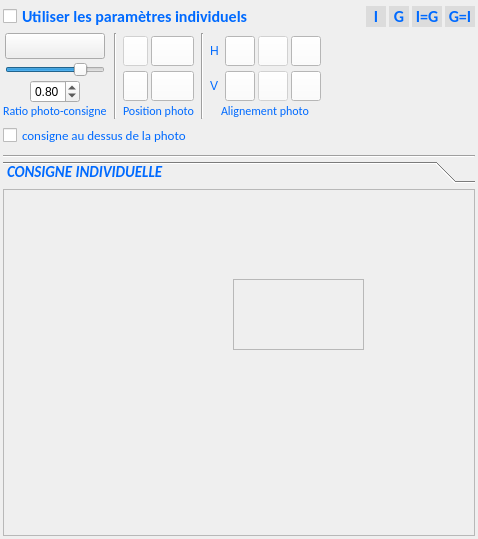
<?xml version="1.0" encoding="UTF-8"?>
<ui version="4.0">
 <class>IndividualConsignW</class>
 <widget class="QWidget" name="IndividualConsignW">
  <property name="geometry">
   <rect>
    <x>0</x>
    <y>0</y>
    <width>478</width>
    <height>539</height>
   </rect>
  </property>
  <property name="windowTitle">
   <string>Form</string>
  </property>
  <layout class="QVBoxLayout" name="verticalLayout">
   <property name="spacing">
    <number>3</number>
   </property>
   <property name="leftMargin">
    <number>3</number>
   </property>
   <property name="topMargin">
    <number>3</number>
   </property>
   <property name="rightMargin">
    <number>3</number>
   </property>
   <property name="bottomMargin">
    <number>3</number>
   </property>
   <item>
    <layout class="QHBoxLayout" name="hlEnableIndividualConsign">
     <item alignment="Qt::AlignHCenter">
      <widget class="QCheckBox" name="cbEnableIndividualConsign">
       <property name="minimumSize">
        <size>
         <width>150</width>
         <height>0</height>
        </size>
       </property>
       <property name="toolTip">
        <string>Utiliser les paramètres définis ci-dessous pour cet ensemble</string>
       </property>
       <property name="styleSheet">
        <string notr="true">QWidget {
  
	color : rgb(0,106,255);
    font:  bold 12pt Calibri;


 }
</string>
       </property>
       <property name="text">
        <string>Utiliser les paramètres individuels</string>
       </property>
      </widget>
     </item>
     <item>
      <spacer name="horizontalSpacer_2">
       <property name="orientation">
        <enum>Qt::Horizontal</enum>
       </property>
       <property name="sizeHint" stdset="0">
        <size>
         <width>40</width>
         <height>20</height>
        </size>
       </property>
      </spacer>
     </item>
     <item>
      <widget class="QPushButton" name="pbAllIndividualParameters">
       <property name="minimumSize">
        <size>
         <width>20</width>
         <height>0</height>
        </size>
       </property>
       <property name="toolTip">
        <string>Utiliser les paramètres individuels pour tous les ensembles</string>
       </property>
       <property name="styleSheet">
        <string notr="true">QPushButton {
      font:  bold 12pt Calibri;  

	border-style: outset;

    background-color:  rgb(220,220,220);

 }

QPushButton::enabled {
	color : rgb(0,106,255);
 }
 
 
 QPushButton:pressed {
 background-color: white;
     background-color: qlineargradient(x1: 0, y1: 0, x2: 0, y2: 1,
                                       stop: 0 #f6f7fa, stop: 1 #dadbde);

 }
 


QPushButton:hover:!pressed
{
     background-color: qlineargradient(x1: 0, y1: 0, x2: 0, y2: 1,
                                       stop: 0 #dadbde, stop: 1 #f6f7fa);
}</string>
       </property>
       <property name="text">
        <string>I</string>
       </property>
      </widget>
     </item>
     <item>
      <widget class="QPushButton" name="pbAllGlobalParameters">
       <property name="minimumSize">
        <size>
         <width>20</width>
         <height>0</height>
        </size>
       </property>
       <property name="toolTip">
        <string>Utiliser les paramètres globaux pour tous les ensembles</string>
       </property>
       <property name="styleSheet">
        <string notr="true">QPushButton {
      font: bold 12pt Calibri;  

	border-style: outset;

    background-color:  rgb(220,220,220);

 }

QPushButton::enabled {
	color : rgb(0,106,255);
 }
 
 
 QPushButton:pressed {
 background-color: white;
     background-color: qlineargradient(x1: 0, y1: 0, x2: 0, y2: 1,
                                       stop: 0 #f6f7fa, stop: 1 #dadbde);

 }
 


QPushButton:hover:!pressed
{
     background-color: qlineargradient(x1: 0, y1: 0, x2: 0, y2: 1,
                                       stop: 0 #dadbde, stop: 1 #f6f7fa);
}</string>
       </property>
       <property name="text">
        <string>G</string>
       </property>
      </widget>
     </item>
     <item>
      <widget class="QPushButton" name="pbCopyGlobalToIndividuals">
       <property name="minimumSize">
        <size>
         <width>30</width>
         <height>0</height>
        </size>
       </property>
       <property name="toolTip">
        <string>Initialiser tous les ensembles individuels avec le paramètre global</string>
       </property>
       <property name="styleSheet">
        <string notr="true">QPushButton {
      font:  bold 12pt Calibri;  

	border-style: outset;

    background-color:  rgb(220,220,220);

 }

QPushButton::enabled {
	color : rgb(0,106,255);
 }
 
 
 QPushButton:pressed {
 background-color: white;
     background-color: qlineargradient(x1: 0, y1: 0, x2: 0, y2: 1,
                                       stop: 0 #f6f7fa, stop: 1 #dadbde);

 }
 


QPushButton:hover:!pressed
{
     background-color: qlineargradient(x1: 0, y1: 0, x2: 0, y2: 1,
                                       stop: 0 #dadbde, stop: 1 #f6f7fa);
}</string>
       </property>
       <property name="text">
        <string>I=G</string>
       </property>
      </widget>
     </item>
     <item>
      <widget class="QPushButton" name="pbCopyIndividualToGlobal">
       <property name="minimumSize">
        <size>
         <width>30</width>
         <height>0</height>
        </size>
       </property>
       <property name="toolTip">
        <string>Initialiser le paramètre global avec le paramètre individuel courant</string>
       </property>
       <property name="styleSheet">
        <string notr="true">QPushButton {
      font:  bold 12pt Calibri;  

	border-style: outset;

    background-color:  rgb(220,220,220);

 }

QPushButton::enabled {
	color : rgb(0,106,255);
 }
 
 
 QPushButton:pressed {
 background-color: white;
     background-color: qlineargradient(x1: 0, y1: 0, x2: 0, y2: 1,
                                       stop: 0 #f6f7fa, stop: 1 #dadbde);

 }
 


QPushButton:hover:!pressed
{
     background-color: qlineargradient(x1: 0, y1: 0, x2: 0, y2: 1,
                                       stop: 0 #dadbde, stop: 1 #f6f7fa);
}</string>
       </property>
       <property name="text">
        <string>G=I</string>
       </property>
      </widget>
     </item>
    </layout>
   </item>
   <item>
    <widget class="QWidget" name="wTop" native="true">
     <property name="enabled">
      <bool>true</bool>
     </property>
     <property name="minimumSize">
      <size>
       <width>0</width>
       <height>100</height>
      </size>
     </property>
     <layout class="QGridLayout" name="gridLayout">
      <property name="leftMargin">
       <number>0</number>
      </property>
      <property name="topMargin">
       <number>0</number>
      </property>
      <property name="rightMargin">
       <number>0</number>
      </property>
      <property name="bottomMargin">
       <number>0</number>
      </property>
      <property name="spacing">
       <number>0</number>
      </property>
      <item row="0" column="0">
       <layout class="QGridLayout" name="glTop">
        <property name="horizontalSpacing">
         <number>3</number>
        </property>
        <item row="4" column="1" colspan="9">
         <widget class="QCheckBox" name="cbWriteOnPhoto">
          <property name="toolTip">
           <string>Ecrire la consigne par dessus la photo pour cet ensemble</string>
          </property>
          <property name="styleSheet">
           <string notr="true">QWidget{  

    font:  10pt Calibri;
 }

QWidget::enabled {

	color : rgb(0,106,255);
}</string>
          </property>
          <property name="text">
           <string>consigne au dessus de la photo</string>
          </property>
         </widget>
        </item>
        <item row="0" column="9">
         <widget class="QPushButton" name="pbImageAligmentRight">
          <property name="minimumSize">
           <size>
            <width>30</width>
            <height>30</height>
           </size>
          </property>
          <property name="maximumSize">
           <size>
            <width>30</width>
            <height>30</height>
           </size>
          </property>
          <property name="toolTip">
           <string>Alignement horizontal de la photo vers la droite pour cet ensemble</string>
          </property>
          <property name="styleSheet">
           <string notr="true">QPushButton {
  

 background-color: white;

 }
 
 QPushButton:pressed {
 background-color: white;
     background-color: qlineargradient(x1: 0, y1: 0, x2: 0, y2: 1,
                                       stop: 0 #f6f7fa, stop: 1 #dadbde);

 }
 


QPushButton:hover:!pressed
{
     background-color: qlineargradient(x1: 0, y1: 0, x2: 0, y2: 1,
                                       stop: 0 #dadbde, stop: 1 #f6f7fa);
}</string>
          </property>
          <property name="text">
           <string/>
          </property>
          <property name="icon">
           <iconset resource="../resources.qrc">
            <normaloff>:/images/photoAlignRight</normaloff>:/images/photoAlignRight</iconset>
          </property>
          <property name="iconSize">
           <size>
            <width>30</width>
            <height>30</height>
           </size>
          </property>
         </widget>
        </item>
        <item row="0" column="4">
         <widget class="QPushButton" name="pbConsignLeft">
          <property name="enabled">
           <bool>true</bool>
          </property>
          <property name="maximumSize">
           <size>
            <width>50</width>
            <height>30</height>
           </size>
          </property>
          <property name="toolTip">
           <string>Positionner la consigne vers la gauche pour cet ensemble</string>
          </property>
          <property name="styleSheet">
           <string notr="true">QPushButton {
  

 background-color: white;

 }
 
 QPushButton:pressed {
 background-color: white;
     background-color: qlineargradient(x1: 0, y1: 0, x2: 0, y2: 1,
                                       stop: 0 #f6f7fa, stop: 1 #dadbde);

 }
 


QPushButton:hover:!pressed
{
     background-color: qlineargradient(x1: 0, y1: 0, x2: 0, y2: 1,
                                       stop: 0 #dadbde, stop: 1 #f6f7fa);
}</string>
          </property>
          <property name="text">
           <string/>
          </property>
          <property name="icon">
           <iconset resource="../resources.qrc">
            <normaloff>:/images/textLeft</normaloff>:/images/textLeft</iconset>
          </property>
          <property name="iconSize">
           <size>
            <width>50</width>
            <height>30</height>
           </size>
          </property>
         </widget>
        </item>
        <item row="2" column="1">
         <widget class="QLabel" name="laRatioPC">
          <property name="toolTip">
           <string/>
          </property>
          <property name="styleSheet">
           <string notr="true">QWidget{  

    font:  9pt Calibri;
 }

QWidget::enabled {

	color : rgb(0,106,255);
}</string>
          </property>
          <property name="text">
           <string>Ratio photo-consigne</string>
          </property>
         </widget>
        </item>
        <item row="0" column="5" rowspan="3">
         <widget class="Line" name="line_2">
          <property name="minimumSize">
           <size>
            <width>10</width>
            <height>0</height>
           </size>
          </property>
          <property name="orientation">
           <enum>Qt::Vertical</enum>
          </property>
         </widget>
        </item>
        <item row="1" column="6">
         <widget class="QLabel" name="label_8">
          <property name="styleSheet">
           <string notr="true">QWidget::enabled {
  
	color : rgb(0,106,255);

 }


</string>
          </property>
          <property name="text">
           <string>V</string>
          </property>
         </widget>
        </item>
        <item row="0" column="8">
         <widget class="QPushButton" name="pbImageAligmentHMiddle">
          <property name="enabled">
           <bool>false</bool>
          </property>
          <property name="minimumSize">
           <size>
            <width>30</width>
            <height>30</height>
           </size>
          </property>
          <property name="maximumSize">
           <size>
            <width>30</width>
            <height>30</height>
           </size>
          </property>
          <property name="toolTip">
           <string>Alignement horizontal de la photo vers le centre pour cet ensemble</string>
          </property>
          <property name="styleSheet">
           <string notr="true">QPushButton {
  

 background-color: white;

 }
 
 QPushButton:pressed {
 background-color: white;
     background-color: qlineargradient(x1: 0, y1: 0, x2: 0, y2: 1,
                                       stop: 0 #f6f7fa, stop: 1 #dadbde);

 }
 


QPushButton:hover:!pressed
{
     background-color: qlineargradient(x1: 0, y1: 0, x2: 0, y2: 1,
                                       stop: 0 #dadbde, stop: 1 #f6f7fa);
}</string>
          </property>
          <property name="text">
           <string/>
          </property>
          <property name="icon">
           <iconset resource="../resources.qrc">
            <normaloff>:/images/photoAlignHMiddle</normaloff>:/images/photoAlignHMiddle</iconset>
          </property>
          <property name="iconSize">
           <size>
            <width>30</width>
            <height>30</height>
           </size>
          </property>
         </widget>
        </item>
        <item row="0" column="2" rowspan="3">
         <widget class="Line" name="line_3">
          <property name="minimumSize">
           <size>
            <width>10</width>
            <height>0</height>
           </size>
          </property>
          <property name="orientation">
           <enum>Qt::Vertical</enum>
          </property>
         </widget>
        </item>
        <item row="2" column="3" colspan="2" alignment="Qt::AlignHCenter">
         <widget class="QLabel" name="laPosConsign">
          <property name="styleSheet">
           <string notr="true">QWidget{  

    font:  9pt Calibri;
 }

QWidget::enabled {

	color : rgb(0,106,255);
}</string>
          </property>
          <property name="text">
           <string>Position photo</string>
          </property>
         </widget>
        </item>
        <item row="2" column="6" colspan="4" alignment="Qt::AlignHCenter">
         <widget class="QLabel" name="label">
          <property name="styleSheet">
           <string notr="true">QWidget{  

    font:  9pt Calibri;
 }

QWidget::enabled {

	color : rgb(0,106,255);
}</string>
          </property>
          <property name="text">
           <string>Alignement photo</string>
          </property>
         </widget>
        </item>
        <item row="0" column="7">
         <widget class="QPushButton" name="pbImageAligmentLeft">
          <property name="enabled">
           <bool>true</bool>
          </property>
          <property name="minimumSize">
           <size>
            <width>30</width>
            <height>30</height>
           </size>
          </property>
          <property name="maximumSize">
           <size>
            <width>30</width>
            <height>30</height>
           </size>
          </property>
          <property name="toolTip">
           <string>Alignement horizontal de la photo vers la gauche pour cet ensemble</string>
          </property>
          <property name="styleSheet">
           <string notr="true">QPushButton {
  

 background-color: white;

 }
 
 QPushButton:pressed {
 background-color: white;
     background-color: qlineargradient(x1: 0, y1: 0, x2: 0, y2: 1,
                                       stop: 0 #f6f7fa, stop: 1 #dadbde);

 }
 


QPushButton:hover:!pressed
{
     background-color: qlineargradient(x1: 0, y1: 0, x2: 0, y2: 1,
                                       stop: 0 #dadbde, stop: 1 #f6f7fa);
}</string>
          </property>
          <property name="text">
           <string/>
          </property>
          <property name="icon">
           <iconset resource="../resources.qrc">
            <normaloff>:/images/photoAlignLeft</normaloff>:/images/photoAlignLeft</iconset>
          </property>
          <property name="iconSize">
           <size>
            <width>30</width>
            <height>30</height>
           </size>
          </property>
         </widget>
        </item>
        <item row="0" column="1" rowspan="2">
         <layout class="QVBoxLayout" name="verticalLayout_2">
          <property name="spacing">
           <number>3</number>
          </property>
          <item alignment="Qt::AlignHCenter">
           <widget class="QPushButton" name="pbRatioPhotoTexte">
            <property name="minimumSize">
             <size>
              <width>100</width>
              <height>26</height>
             </size>
            </property>
            <property name="maximumSize">
             <size>
              <width>100</width>
              <height>25</height>
             </size>
            </property>
            <property name="text">
             <string/>
            </property>
            <property name="icon">
             <iconset resource="../resources.qrc">
              <normaloff>:/images/ratio</normaloff>:/images/ratio</iconset>
            </property>
            <property name="iconSize">
             <size>
              <width>100</width>
              <height>60</height>
             </size>
            </property>
           </widget>
          </item>
          <item alignment="Qt::AlignHCenter">
           <widget class="QSlider" name="hsRatioPC">
            <property name="minimumSize">
             <size>
              <width>100</width>
              <height>0</height>
             </size>
            </property>
            <property name="maximumSize">
             <size>
              <width>100</width>
              <height>16777215</height>
             </size>
            </property>
            <property name="toolTip">
             <string>Ratio de l'espace entre la photo et la consigne pour cet ensemble</string>
            </property>
            <property name="maximum">
             <number>1000</number>
            </property>
            <property name="value">
             <number>800</number>
            </property>
            <property name="orientation">
             <enum>Qt::Horizontal</enum>
            </property>
           </widget>
          </item>
          <item alignment="Qt::AlignHCenter">
           <widget class="QDoubleSpinBox" name="dsbRatioPC">
            <property name="maximumSize">
             <size>
              <width>50</width>
              <height>16777215</height>
             </size>
            </property>
            <property name="toolTip">
             <string>Ratio de l'espace entre la photo et la consigne pour cet ensemble</string>
            </property>
            <property name="maximum">
             <double>1.000000000000000</double>
            </property>
            <property name="singleStep">
             <double>0.010000000000000</double>
            </property>
            <property name="value">
             <double>0.800000000000000</double>
            </property>
           </widget>
          </item>
         </layout>
        </item>
        <item row="1" column="9">
         <widget class="QPushButton" name="pbImageAligmentTop">
          <property name="minimumSize">
           <size>
            <width>30</width>
            <height>30</height>
           </size>
          </property>
          <property name="maximumSize">
           <size>
            <width>30</width>
            <height>30</height>
           </size>
          </property>
          <property name="toolTip">
           <string>Alignement vertical de la photo vers le haut pour cet ensemble</string>
          </property>
          <property name="styleSheet">
           <string notr="true">QPushButton {
  

 background-color: white;

 }
 
 QPushButton:pressed {
 background-color: white;
     background-color: qlineargradient(x1: 0, y1: 0, x2: 0, y2: 1,
                                       stop: 0 #f6f7fa, stop: 1 #dadbde);

 }
 


QPushButton:hover:!pressed
{
     background-color: qlineargradient(x1: 0, y1: 0, x2: 0, y2: 1,
                                       stop: 0 #dadbde, stop: 1 #f6f7fa);
}</string>
          </property>
          <property name="text">
           <string/>
          </property>
          <property name="icon">
           <iconset resource="../resources.qrc">
            <normaloff>:/images/photoAlignTop</normaloff>:/images/photoAlignTop</iconset>
          </property>
          <property name="iconSize">
           <size>
            <width>30</width>
            <height>30</height>
           </size>
          </property>
         </widget>
        </item>
        <item row="5" column="1">
         <widget class="QLabel" name="label_2">
          <property name="maximumSize">
           <size>
            <width>16777215</width>
            <height>5</height>
           </size>
          </property>
          <property name="text">
           <string/>
          </property>
         </widget>
        </item>
        <item row="1" column="4">
         <widget class="QPushButton" name="pbConsignRight">
          <property name="enabled">
           <bool>true</bool>
          </property>
          <property name="maximumSize">
           <size>
            <width>50</width>
            <height>30</height>
           </size>
          </property>
          <property name="toolTip">
           <string>Positionner la consigne vers la droite pour cet ensemble</string>
          </property>
          <property name="styleSheet">
           <string notr="true">QPushButton {
  

 background-color: white;

 }
 
 QPushButton:pressed {
 background-color: white;
     background-color: qlineargradient(x1: 0, y1: 0, x2: 0, y2: 1,
                                       stop: 0 #f6f7fa, stop: 1 #dadbde);

 }
 


QPushButton:hover:!pressed
{
     background-color: qlineargradient(x1: 0, y1: 0, x2: 0, y2: 1,
                                       stop: 0 #dadbde, stop: 1 #f6f7fa);
}</string>
          </property>
          <property name="text">
           <string/>
          </property>
          <property name="icon">
           <iconset resource="../resources.qrc">
            <normaloff>:/images/textRight</normaloff>:/images/textRight</iconset>
          </property>
          <property name="iconSize">
           <size>
            <width>50</width>
            <height>30</height>
           </size>
          </property>
         </widget>
        </item>
        <item row="1" column="8">
         <widget class="QPushButton" name="pbImageAligmentVMiddle">
          <property name="enabled">
           <bool>false</bool>
          </property>
          <property name="minimumSize">
           <size>
            <width>30</width>
            <height>30</height>
           </size>
          </property>
          <property name="maximumSize">
           <size>
            <width>30</width>
            <height>30</height>
           </size>
          </property>
          <property name="toolTip">
           <string>Alignement vertical de la photo au centre pour cet ensemble</string>
          </property>
          <property name="styleSheet">
           <string notr="true">QPushButton {
  

 background-color: white;

 }
 
 QPushButton:pressed {
 background-color: white;
     background-color: qlineargradient(x1: 0, y1: 0, x2: 0, y2: 1,
                                       stop: 0 #f6f7fa, stop: 1 #dadbde);

 }
 


QPushButton:hover:!pressed
{
     background-color: qlineargradient(x1: 0, y1: 0, x2: 0, y2: 1,
                                       stop: 0 #dadbde, stop: 1 #f6f7fa);
}</string>
          </property>
          <property name="text">
           <string/>
          </property>
          <property name="icon">
           <iconset resource="../resources.qrc">
            <normaloff>:/images/photoAlignVMiddle</normaloff>:/images/photoAlignVMiddle</iconset>
          </property>
          <property name="iconSize">
           <size>
            <width>30</width>
            <height>30</height>
           </size>
          </property>
         </widget>
        </item>
        <item row="1" column="7">
         <widget class="QPushButton" name="pbImageAligmentBottom">
          <property name="minimumSize">
           <size>
            <width>30</width>
            <height>30</height>
           </size>
          </property>
          <property name="maximumSize">
           <size>
            <width>30</width>
            <height>30</height>
           </size>
          </property>
          <property name="toolTip">
           <string>Alignement vertical de la photo vers le bas pour cet ensemble</string>
          </property>
          <property name="styleSheet">
           <string notr="true">QPushButton {
  

 background-color: white;

 }
 
 QPushButton:pressed {
 background-color: white;
     background-color: qlineargradient(x1: 0, y1: 0, x2: 0, y2: 1,
                                       stop: 0 #f6f7fa, stop: 1 #dadbde);

 }
 


QPushButton:hover:!pressed
{
     background-color: qlineargradient(x1: 0, y1: 0, x2: 0, y2: 1,
                                       stop: 0 #dadbde, stop: 1 #f6f7fa);
}</string>
          </property>
          <property name="text">
           <string/>
          </property>
          <property name="icon">
           <iconset resource="../resources.qrc">
            <normaloff>:/images/photoAlignBottom</normaloff>:/images/photoAlignBottom</iconset>
          </property>
          <property name="iconSize">
           <size>
            <width>30</width>
            <height>30</height>
           </size>
          </property>
         </widget>
        </item>
        <item row="1" column="3">
         <widget class="QPushButton" name="pbConsignBottom">
          <property name="minimumSize">
           <size>
            <width>0</width>
            <height>0</height>
           </size>
          </property>
          <property name="maximumSize">
           <size>
            <width>25</width>
            <height>30</height>
           </size>
          </property>
          <property name="toolTip">
           <string>Positionner la consigne vers le bas pour cet ensemble</string>
          </property>
          <property name="styleSheet">
           <string notr="true">QPushButton {
  

 background-color: white;

 }
 
 QPushButton:pressed {
 background-color: white;
     background-color: qlineargradient(x1: 0, y1: 0, x2: 0, y2: 1,
                                       stop: 0 #f6f7fa, stop: 1 #dadbde);

 }
 


QPushButton:hover:!pressed
{
     background-color: qlineargradient(x1: 0, y1: 0, x2: 0, y2: 1,
                                       stop: 0 #dadbde, stop: 1 #f6f7fa);
}</string>
          </property>
          <property name="text">
           <string/>
          </property>
          <property name="icon">
           <iconset resource="../resources.qrc">
            <normaloff>:/images/textBottom</normaloff>:/images/textBottom</iconset>
          </property>
          <property name="iconSize">
           <size>
            <width>25</width>
            <height>30</height>
           </size>
          </property>
         </widget>
        </item>
        <item row="0" column="3">
         <widget class="QPushButton" name="pbConsignTop">
          <property name="enabled">
           <bool>false</bool>
          </property>
          <property name="minimumSize">
           <size>
            <width>0</width>
            <height>0</height>
           </size>
          </property>
          <property name="maximumSize">
           <size>
            <width>25</width>
            <height>30</height>
           </size>
          </property>
          <property name="toolTip">
           <string>Positionner la consigne vers le haut pour cet ensemble</string>
          </property>
          <property name="styleSheet">
           <string notr="true">QPushButton {
  

 background-color: white;

 }
 
 QPushButton:pressed {
 background-color: white;
     background-color: qlineargradient(x1: 0, y1: 0, x2: 0, y2: 1,
                                       stop: 0 #f6f7fa, stop: 1 #dadbde);

 }
 


QPushButton:hover:!pressed
{
     background-color: qlineargradient(x1: 0, y1: 0, x2: 0, y2: 1,
                                       stop: 0 #dadbde, stop: 1 #f6f7fa);
}</string>
          </property>
          <property name="text">
           <string/>
          </property>
          <property name="icon">
           <iconset resource="../resources.qrc">
            <normaloff>:/images/textTop</normaloff>:/images/textTop</iconset>
          </property>
          <property name="iconSize">
           <size>
            <width>25</width>
            <height>30</height>
           </size>
          </property>
         </widget>
        </item>
        <item row="0" column="6">
         <widget class="QLabel" name="label_7">
          <property name="styleSheet">
           <string notr="true">QWidget::enabled {
  
	color : rgb(0,106,255);

 }


</string>
          </property>
          <property name="text">
           <string>H </string>
          </property>
         </widget>
        </item>
        <item row="0" column="10">
         <spacer name="horizontalSpacer">
          <property name="orientation">
           <enum>Qt::Horizontal</enum>
          </property>
          <property name="sizeHint" stdset="0">
           <size>
            <width>40</width>
            <height>20</height>
           </size>
          </property>
         </spacer>
        </item>
        <item row="3" column="1">
         <widget class="QLabel" name="label_3">
          <property name="maximumSize">
           <size>
            <width>16777215</width>
            <height>5</height>
           </size>
          </property>
          <property name="text">
           <string/>
          </property>
         </widget>
        </item>
       </layout>
      </item>
     </layout>
    </widget>
   </item>
   <item>
    <widget class="Line" name="line">
     <property name="orientation">
      <enum>Qt::Horizontal</enum>
     </property>
    </widget>
   </item>
   <item>
    <widget class="QToolBox" name="tbConsigns">
     <property name="enabled">
      <bool>true</bool>
     </property>
     <property name="minimumSize">
      <size>
       <width>0</width>
       <height>0</height>
      </size>
     </property>
     <property name="maximumSize">
      <size>
       <width>16777215</width>
       <height>16777215</height>
      </size>
     </property>
     <property name="styleSheet">
      <string notr="true">
QToolBox::tab:selected { /* italicize selected tabs */
    color : rgb(0,106,255);
	qproperty-alignment: AlignCenter;
    font: italic bold 11pt Calibri;
	
}



QToolBox::tab{

    background: qlineargradient(x1: 0, y1: 0, x2: 0, y2: 1,
                                stop: 0 #E1E1E1, stop: 0.4 #DDDDDD,
                                stop: 0.5 #D8D8D8, stop: 1.0 #D3D3D3);
/*    border-radius: 5px; */
   color : rgb(127,180,255);

	font-family: Calibri;
	font-style: normal;
	font-size: 12pt;
	font-weight: bold;
/*	text-align: center;*/
};


QToolBox::tab:hover:!pressed
{
     background-color:  rgb(255,255,255);
}</string>
     </property>
     <property name="currentIndex">
      <number>0</number>
     </property>
     <widget class="QWidget" name="pageConsign">
      <property name="geometry">
       <rect>
        <x>0</x>
        <y>0</y>
        <width>472</width>
        <height>324</height>
       </rect>
      </property>
      <attribute name="label">
       <string>CONSIGNE INDIVIDUELLE</string>
      </attribute>
      <layout class="QVBoxLayout" name="vlIndividualConsign">
       <property name="leftMargin">
        <number>0</number>
       </property>
       <property name="topMargin">
        <number>0</number>
       </property>
       <property name="rightMargin">
        <number>0</number>
       </property>
       <property name="bottomMargin">
        <number>0</number>
       </property>
       <item>
        <widget class="QFrame" name="frame">
         <property name="frameShape">
          <enum>QFrame::StyledPanel</enum>
         </property>
         <property name="frameShadow">
          <enum>QFrame::Raised</enum>
         </property>
         <widget class="QFrame" name="frame_2">
          <property name="geometry">
           <rect>
            <x>230</x>
            <y>90</y>
            <width>131</width>
            <height>71</height>
           </rect>
          </property>
          <property name="minimumSize">
           <size>
            <width>100</width>
            <height>0</height>
           </size>
          </property>
          <property name="frameShape">
           <enum>QFrame::StyledPanel</enum>
          </property>
          <property name="frameShadow">
           <enum>QFrame::Raised</enum>
          </property>
          <layout class="QVBoxLayout" name="verticalLayout_10">
           <property name="spacing">
            <number>3</number>
           </property>
           <property name="leftMargin">
            <number>0</number>
           </property>
           <property name="topMargin">
            <number>0</number>
           </property>
           <property name="rightMargin">
            <number>0</number>
           </property>
           <property name="bottomMargin">
            <number>0</number>
           </property>
          </layout>
         </widget>
        </widget>
       </item>
      </layout>
     </widget>
    </widget>
   </item>
  </layout>
 </widget>
 <resources>
  <include location="../resources.qrc"/>
 </resources>
 <connections/>
</ui>
